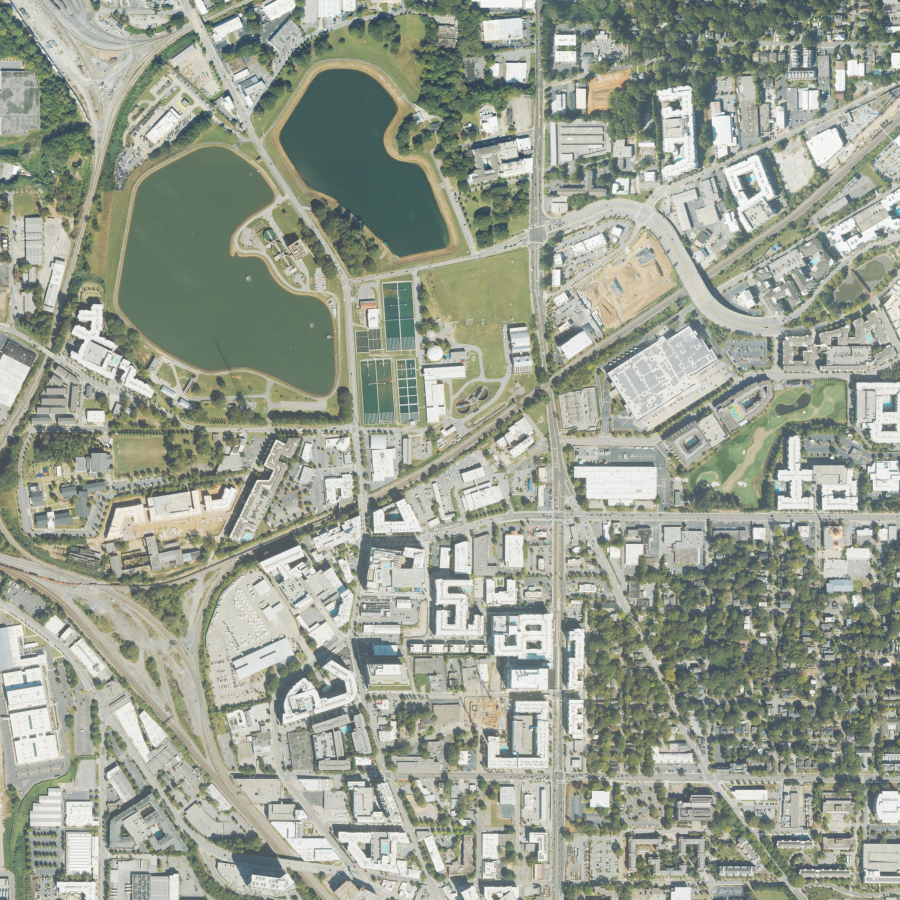
#> input picture CampusData/ortho_cache/naip_0_0.jpg, 3600 x 3600 px (shown at 1/4 size); its folder holds only this picture in this run
$ python fetch_imagery.py
#> lines starting #> are read from the running program, lines starting #| are printed output that depends on the picture
"""Download a public-domain NAIP orthophoto covering the campus extent.

Why this exists
---------------
Everything the GT vector layers do not name is currently painted one flat turf green.
From the air that is what makes the model read as a toy: 4.3 x 3.9 km of identical
plastic lawn, with no soil, no scrub, no off-campus roofs, no parking aprons, no shadow
history. No amount of procedural noise fixes that, because the missing information is
not detail - it is *where things are*.

USGS NAIP is 0.3 m/px, four band, and US federal public domain, so unlike the Georgia
Tech layers it can actually ship. Draping it on the terrain gives every unmodelled
square metre a plausible and correctly *located* colour for free.

The service caps a single request at 4000 x 4000 px, so the area is tiled and stitched.
Output is ortho.jpg plus ortho.json holding the exact Web Mercator bounds, which
build_campus_obj.py needs to compute terrain UVs.
"""
import io
import json
import math
import os
import time
import urllib.request

from PIL import Image

HERE = os.path.dirname(os.path.abspath(__file__))
CACHE_DIR = os.path.join(HERE, "ortho_cache")
OUT_IMAGE = os.path.join(HERE, "ortho.jpg")
OUT_META = os.path.join(HERE, "ortho.json")

SERVICE = ("https://imagery.nationalmap.gov/arcgis/rest/services/"
           "USGSNAIPImagery/ImageServer/exportImage")
HEADERS = {"User-Agent": "gt-campus-model/1.0 (research)"}

LAT0, LON0 = 33.7756, -84.3963
M_PER_DEG_LAT = 110540.0
M_PER_DEG_LON = 111320.0 * math.cos(math.radians(LAT0))
EXTENT = (-2150.0, 2200.0, -1680.0, 2200.0)   # local metres: x0, x1, y0, y1

GROUND_MPP = 0.5      # metres of ground per output pixel
TILE_PX = 3600        # under the service's 4000 px cap, with headroom
R_EARTH = 6378137.0


def to_mercator(lon, lat):
    return (R_EARTH * math.radians(lon),
            R_EARTH * math.log(math.tan(math.pi / 4.0 + math.radians(lat) / 2.0)))


def local_to_mercator(x, y):
    return to_mercator(LON0 + x / M_PER_DEG_LON, LAT0 + y / M_PER_DEG_LAT)
#> in main, `canvas = Image.new("RGB", (width, height))`: canvas: PIL image 8700x7815 RGB; every value is 0


def fetch_tile(bbox, size, path):
#> called with size = (3600, 3600), path = 'CampusData/ortho_cache/naip_0_0.jpg'
    if os.path.exists(path) and os.path.getsize(path) > 4096:
        return Image.open(path).convert("RGB")
#> returned value is the input picture: PIL image 3600x3600 RGB; mean R, G, B 153.4, 159.4, 145.5
    query = (f"?bbox={bbox[0]:.3f},{bbox[1]:.3f},{bbox[2]:.3f},{bbox[3]:.3f}"
             f"&bboxSR=3857&imageSR=3857&size={size[0]},{size[1]}"
             f"&format=jpg&pixelType=U8&noDataInterpretation=esriNoDataMatchAny"
             f"&interpolation=RSP_BilinearInterpolation&f=image")
    last = None
    for attempt in range(4):
        try:
            req = urllib.request.Request(SERVICE + query, headers=HEADERS)
            with urllib.request.urlopen(req, timeout=180) as fh:
                raw = fh.read()
            img = Image.open(io.BytesIO(raw)).convert("RGB")
            if img.size != tuple(size):
                img = img.resize(tuple(size), Image.LANCZOS)
            with open(path, "wb") as out:
                out.write(raw)
            return img
        except Exception as exc:  # noqa: BLE001
            last = exc
            time.sleep(4 * (attempt + 1))
    raise RuntimeError(f"tile {bbox} failed: {last}")


def main():
    os.makedirs(CACHE_DIR, exist_ok=True)
    x0, x1, y0, y1 = EXTENT
    # Mercator is conformal but not equal-scale; at 33.8 deg one Mercator metre is about
    # 0.83 ground metres, so the pixel size has to be scaled or the image comes back
    # ~20% coarser than asked for.
    merc_per_ground = 1.0 / math.cos(math.radians(LAT0))
    mpp = GROUND_MPP * merc_per_ground

    mx0, my0 = local_to_mercator(x0, y0)
    mx1, my1 = local_to_mercator(x1, y1)
    width = int(round((mx1 - mx0) / mpp))
    height = int(round((my1 - my0) / mpp))
    print(f"campus {x1 - x0:.0f} x {y1 - y0:.0f} m -> ortho {width:,} x {height:,} px "
          f"at {GROUND_MPP} m/px")

    nx = math.ceil(width / TILE_PX)
    ny = math.ceil(height / TILE_PX)
    print(f"{nx} x {ny} = {nx * ny} tiles from USGS NAIP (public domain)")

    canvas = Image.new("RGB", (width, height))
    for iy in range(ny):
        for ix in range(nx):
            px0 = ix * TILE_PX
            py0 = iy * TILE_PX
            pw = min(TILE_PX, width - px0)
            ph = min(TILE_PX, height - py0)
            bx0 = mx0 + px0 * mpp
            bx1 = bx0 + pw * mpp
            # image rows run top-down, Mercator y runs bottom-up
            by1 = my1 - py0 * mpp
            by0 = by1 - ph * mpp
            path = os.path.join(CACHE_DIR, f"naip_{ix}_{iy}.jpg")
            tile = fetch_tile((bx0, by0, bx1, by1), (pw, ph), path)
            canvas.paste(tile, (px0, py0))
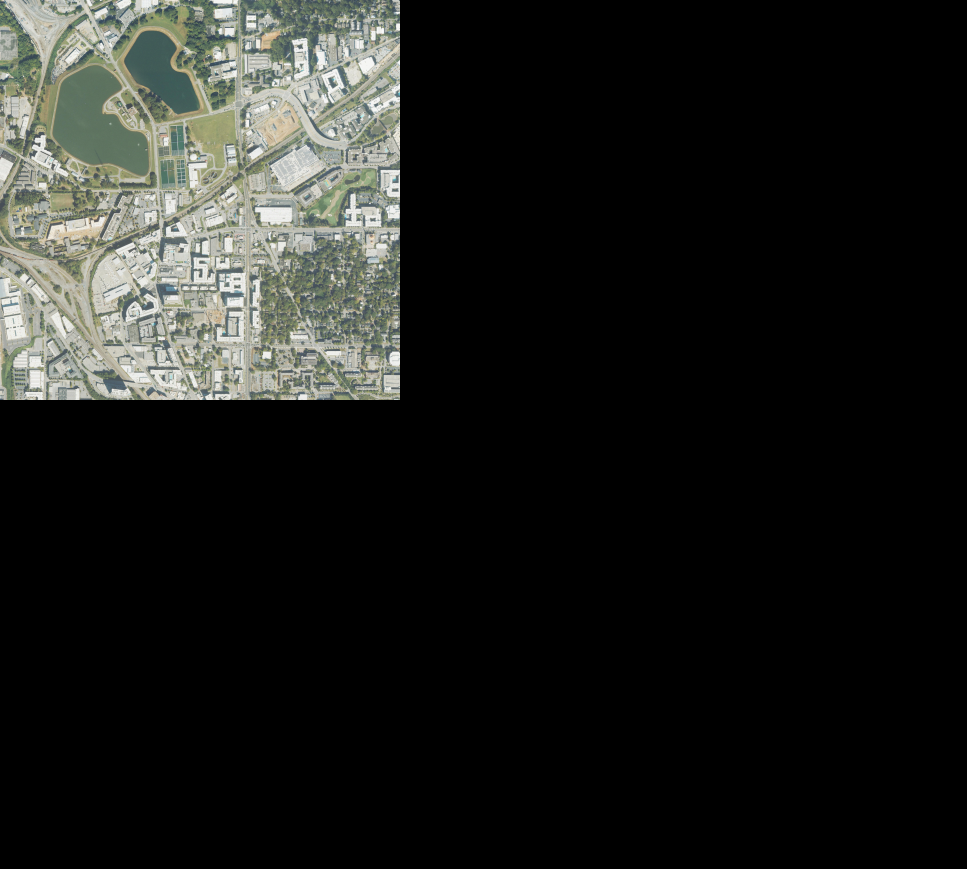
#> canvas: PIL image 8700x7815 RGB (shown at 1/9 size); mean R, G, B 29.2, 30.4, 27.7
            print(f"  tile {ix},{iy}  {pw} x {ph} px")

    canvas.save(OUT_IMAGE, quality=90, subsampling=1, optimize=True)
    with open(OUT_META, "w", encoding="utf-8") as fh:
        json.dump({"source": "USGS NAIP (public domain)",
                   "mercator": [mx0, my0, mx1, my1],
                   "size": [width, height],
                   "ground_mpp": GROUND_MPP,
                   "extent_local": list(EXTENT)}, fh, indent=2)
    mb = os.path.getsize(OUT_IMAGE) / 1e6
    print(f"written {OUT_IMAGE} ({mb:.1f} MB) and {os.path.basename(OUT_META)}")


if __name__ == "__main__":
    main()
#> (the call stopped at in fetch_tile, `with urllib.request.urlopen(req, timeout=180) as fh:`: the network is not available in this run)
